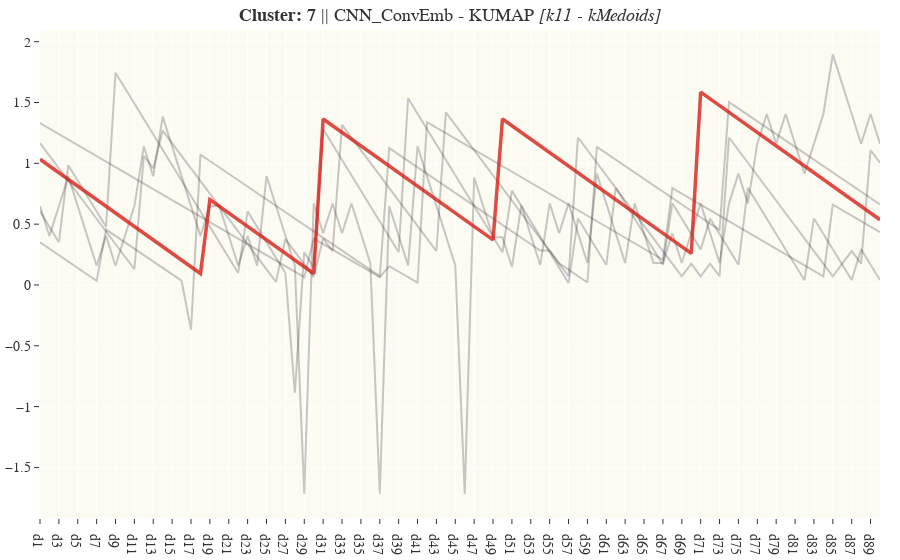

Notebook code cell kept with this figure:
### Code cell
plot_cluster_samples(sol_name = 'CNN_ConvEmb', center_type = 'kMedoids', alg = 'KUMAP', k = 'k11', cluster = 7, sample = 5, seed = 'random')
